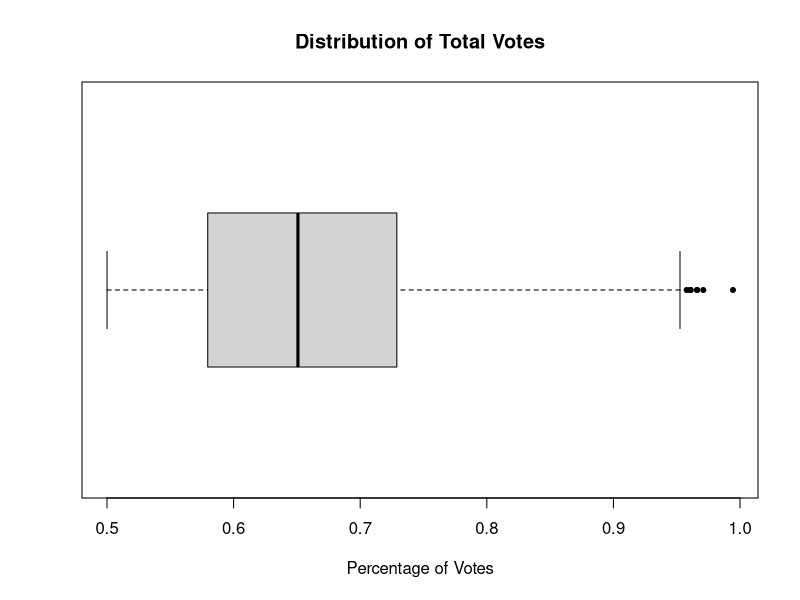

R code for this plot: (Note: this script raises an error after producing the figure.)
### Mahima Mahajan's SDS HW1 ###


# Creating dataset
Bonds_dataset <- read.csv('Homework_1_Bonds.csv')

### Question 1 ###
# Total bonds carried and defeated 
carriedBonds <- sum(Bonds_dataset$Result == "Carried")
defeatedBonds <- sum(Bonds_dataset$Result == "Defeated")

# Total bonds carried AND in respective government type
WD_approvedBonds <- sum(Bonds_dataset$Result == "Carried" & Bonds_dataset$Type == "WD")
City_approvedBonds <- sum(Bonds_dataset$Result == "Carried" & Bonds_dataset$Type == "CITY")
ISD_approvedBonds <- sum(Bonds_dataset$Result == "Carried" & Bonds_dataset$Type == "ISD")
Cnty_approvedBonds <- sum(Bonds_dataset$Result == "Carried" & Bonds_dataset$Type == "COUNTY")

# Rate of bonds carried for each government type
WD_approvedRate <- WD_approvedBonds / sum(Bonds_dataset$Type == "WD")
City_approvedRate <- City_approvedBonds / sum(Bonds_dataset$Type == "CITY")
ISD_approvedRate <- ISD_approvedBonds / sum(Bonds_dataset$Type == "ISD")
Cnty_approvedRate <- Cnty_approvedBonds / sum(Bonds_dataset$Type == "COUNTY")


### Question 2 ###
# Created a subset containing the sum of VotesFor and VotesAgainst column
Bonds_dataset$Votes_Total <- Bonds_dataset$VotesFor + Bonds_dataset$VotesAgainst
# Found the location of max entry within Votes_Total list
which.max(Bonds_dataset$Votes_Total)


### Question 3 ###
# Created a subset with provided limits
votes <- Bonds_dataset[Bonds_dataset$Votes_Total>=100 & Bonds_dataset$Result=="Carried",]
# Converted subset to represent percentage
votes$votes_margin <- votes$VotesFor/votes$Votes_Total
# Created a horizontal box plot 
boxplot(votes$votes_margin,main='Distribution of Total Votes',xlab='Percentage of Votes', pch=20, horizontal=TRUE)
# Found appropriate statistics with five number summary
fivenum(votes_margin)


### Question 4 ###
# Created scatterplot with cost and win margin as the axes
plot(votes$Amount,votes$votes_margin,main='Cost vs. Win Margin',xlab='Cost ($USD)',ylab='Win Margin (%)',pch=20,col=c('#01857150'))



